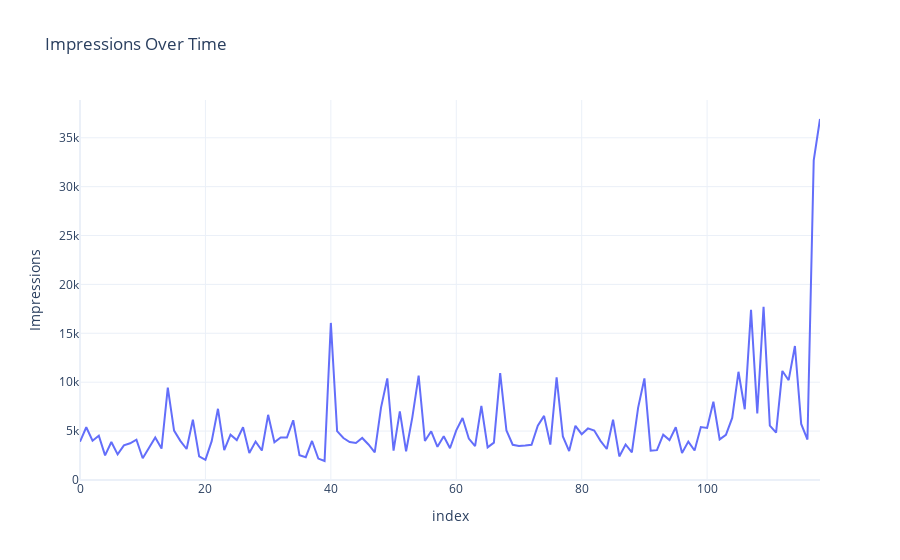

The cell this chart's notebook holds for it:
### Markdown cell above
- Now let’s have a look at the number of impressions on each post over time

### Code cell
fig = px.line(data, x= data.index, y="Impressions", title="Impressions Over Time")
fig.show()

### Figure 1 — Plotly figure (JSON) as saved in the notebook; plotly's stock layout.template omitted (floating-point values rounded to 4 significant figures)
{"data": [{"hovertemplate": "index=%{x}<br>Impressions=%{y}<extra></extra>", "legendgroup": "", "line": {"color": "#636efa", "dash": "solid"}, "marker": {"symbol": "circle"}, "mode": "lines", "name": "", "orientation": "v", "showlegend": false, "type": "scatter", "x": [0, 1, 2, 3, 4, 5, 6, 7, 8, 9, 10, 11, 12, 13, 14, 15, 16, 17, 18, 19, 20, 21, 22, 23, 24, 25, 26, 27, 28, 29, 30, 31, 32, 33, 34, 35, 36, 37, 38, 39, 40, 41, 42, 43, 44, 45, 46, 47, 48, 49, 50, 51, 52, 53, 54, 55, 56, 57, 58, 59, 60, 61, 62, 63, 64, 65, 66, 67, 68, 69, 70, 71, 72, 73, 74, 75, 76, 77, 78, 79, 80, 81, 82, 83, 84, 85, 86, 87, 88, 89, 90, 91, 92, 93, 94, 95, 96, 97, 98, 99, 100, 101, 102, 103, 104, 105, 106, 107, 108, 109, 110, 111, 112, 113, 114, 115, 116, 117, 118], "xaxis": "x", "y": [3920, 5394, 4021, 4528, 2518, 3884, 2621, 3541, 3749, 4115, 2218, 3234, 4344, 3216, 9453, 5055, 4002, 3169, 6168, 2407, 2064, 3973, 7281, 3052, 4628, 4082, 5394, 2766, 3924, 3015, 6666, 3854, 4355, 4343, 6108, 2523, 2327, 3990, 2191, 1941, 16062, 4998, 4289, 3880, 3786, 4298, 3630, 2826, 7407, 10386, 2998, 7018, 2941, 6432, 10667, 3988, 4978, 3388, 4467, 3246, 5072, 6339, 4239, 3454, 7571, 3333, 3818, 10933, 5058, 3601, 3480, 3525, 3606, 5542, 6559, 3623, 10493, 4446, 2957, 5538, 4681, 5273, 5055, 4002, 3169, 6168, 2407, 3630, 2826, 7407, 10386, 2998, 3052, 4628, 4082, 5394, 2766, 3924, 3015, 5409, 5323, 8001, 4150, 4609, 6348, 11068, 7231, 17396, 6814, 17713, 5563, 4842, 11149, 10206, 13700, 5731, 4139, 32695, 36919], "yaxis": "y"}], "layout": {"legend": {"tracegroupgap": 0}, "title": {"text": "Impressions Over Time"}, "xaxis": {"anchor": "y", "domain": [0, 1], "title": {"text": "index"}}, "yaxis": {"anchor": "x", "domain": [0, 1], "title": {"text": "Impressions"}}}}
